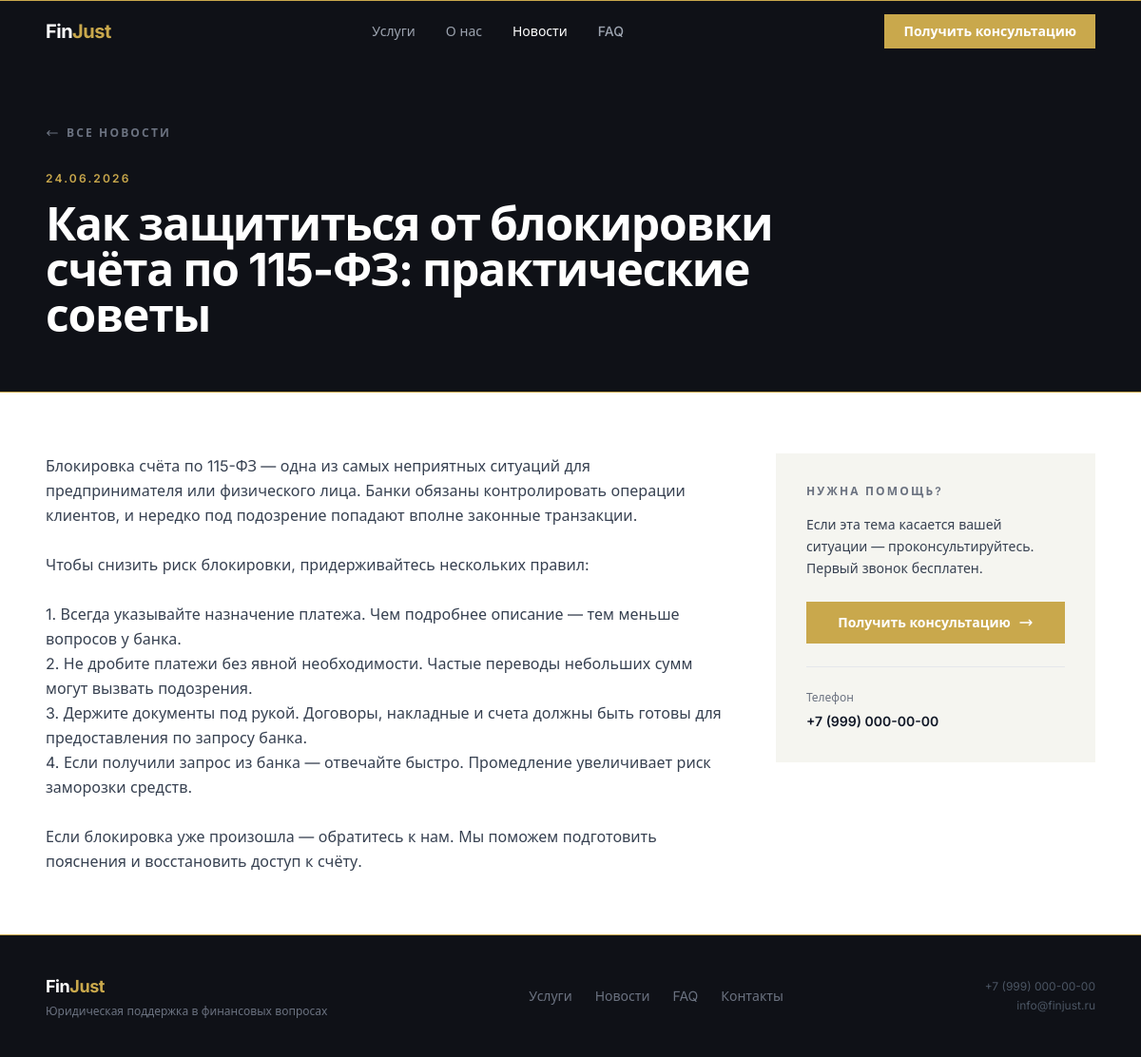
Screenshot of /news/1 with the database file from the repository.
### models.py (models this page shows)
class News(Base):
    __tablename__ = "news"
    id: Mapped[int] = mapped_column(Integer, primary_key=True, index=True)
    title: Mapped[str] = mapped_column(String(255), nullable=False)
    content: Mapped[str] = mapped_column(Text, nullable=False)
    created_at: Mapped[datetime] = mapped_column(
        DateTime, default=datetime.utcnow, server_default=func.now()
    )

### main.py (the view)
@app.get("/news/{news_id}", response_class=HTMLResponse)
def news_detail(news_id: int, request: Request, db: Session = Depends(get_db)):
    item = db.query(News).filter(News.id == news_id).first()
    if not item:
        return templates.TemplateResponse(
            request=request, name="404.html", context={}, status_code=404
        )
    return templates.TemplateResponse(
        request=request, name="news_detail.html", context={"item": item}
    )

### templates/news_detail.html (shortened to what this page needs)
{% extends "base.html" %}
{% block nav_news %}text-white{% endblock %}
{% block content %}
<section class="bg-surface pt-16 pb-14">
  <div class="max-w-6xl mx-auto px-6">
    <a href="/news"
       class="inline-flex items-center gap-2 text-gray-500 hover:text-gold text-xs font-semibold tracking-widest2 uppercase transition-colors mb-8">
      <svg class="w-3.5 h-3.5" fill="none" stroke="currentColor" stroke-width="2" viewBox="0 0 24 24">
        <path stroke-linecap="round" stroke-linejoin="round" d="M7 16l-4-4m0 0l4-4m-4 4h18"/>
      </svg>
      Все новости
    </a>
    <time class="block text-gold text-xs font-semibold tracking-widest2 uppercase mb-4">
      {{ item.created_at.strftime('%d.%m.%Y') }}
    </time>
    <h1 class="text-3xl md:text-5xl font-bold text-white tracking-tight leading-tight max-w-3xl">
      {{ item.title }}
    </h1>
  </div>
</section>
<section class="bg-white py-16">
  <div class="max-w-6xl mx-auto px-6">
    <div class="grid grid-cols-1 lg:grid-cols-12 gap-12">
      <article class="lg:col-span-8">
        <div class="prose prose-gray max-w-none text-base leading-relaxed text-gray-700"
             style="white-space: pre-wrap;">{{ item.content }}</div>
      </article>
      <aside class="lg:col-span-4">
        <div class="bg-light p-8 sticky top-24">
          <p class="text-xs font-semibold text-muted tracking-widest2 uppercase mb-4">
            Нужна помощь?
          </p>
          <p class="text-gray-700 text-sm leading-relaxed mb-6">
            Если эта тема касается вашей ситуации — проконсультируйтесь. Первый звонок бесплатен.
          </p>
          <a href="/#contact"
             class="flex items-center justify-center gap-2 bg-gold hover:bg-gold-d text-white text-sm font-semibold px-5 py-3 transition-colors w-full">
            Получить консультацию
            <svg class="w-4 h-4" fill="none" stroke="currentColor" stroke-width="2" viewBox="0 0 24 24">
              <path stroke-linecap="round" stroke-linejoin="round" d="M17 8l4 4m0 0l-4 4m4-4H3"/>
            </svg>
          </a>
          <div class="mt-6 pt-6 border-t border-gray-200">
            <p class="text-xs text-muted mb-1">Телефон</p>
            <a href="tel:{{ site.LAWYER_PHONE }}"
               class="text-sm font-semibold text-gray-900 hover:text-gold transition-colors">
              {{ site.LAWYER_PHONE }}
            </a>
          </div>
        </div>
      </aside>
    </div>
  </div>
</section>
{% endblock %}

### rows the page displays
News: created_at "24.06.2026", title "Как защититься от блокировки счёта по 115-ФЗ: практические советы", content "Блокировка счёта по 115-ФЗ — одна из самых неприятных ситуаций для предпринимателя или физического лица. Банки обязаны контролировать операции клиентов, и нередко под подозрение попадают вполне законные транзакции. Чтобы снизить риск блокировки, придерживайтесь нескольких правил: 1. Всегда указывайте назначение платежа. Чем подробнее описание — тем меньше вопросов у банка. 2. Не дробите платежи без явной необходимости. Частые переводы небольших сумм могут вызвать подозрения. 3. Держите документы под рукой. Договоры, накладные и счета должны быть готовы для предоставления по запросу банка. 4. Если получили запрос из банка — отвечайте быстро. Промедление увеличивает риск заморозки средств.…"

### other values shown
{{ site.LAWYER_PHONE }} "+7 (999) 000-00-00"
{{ site.LAWYER_EMAIL }} "info@finjust.ru"
